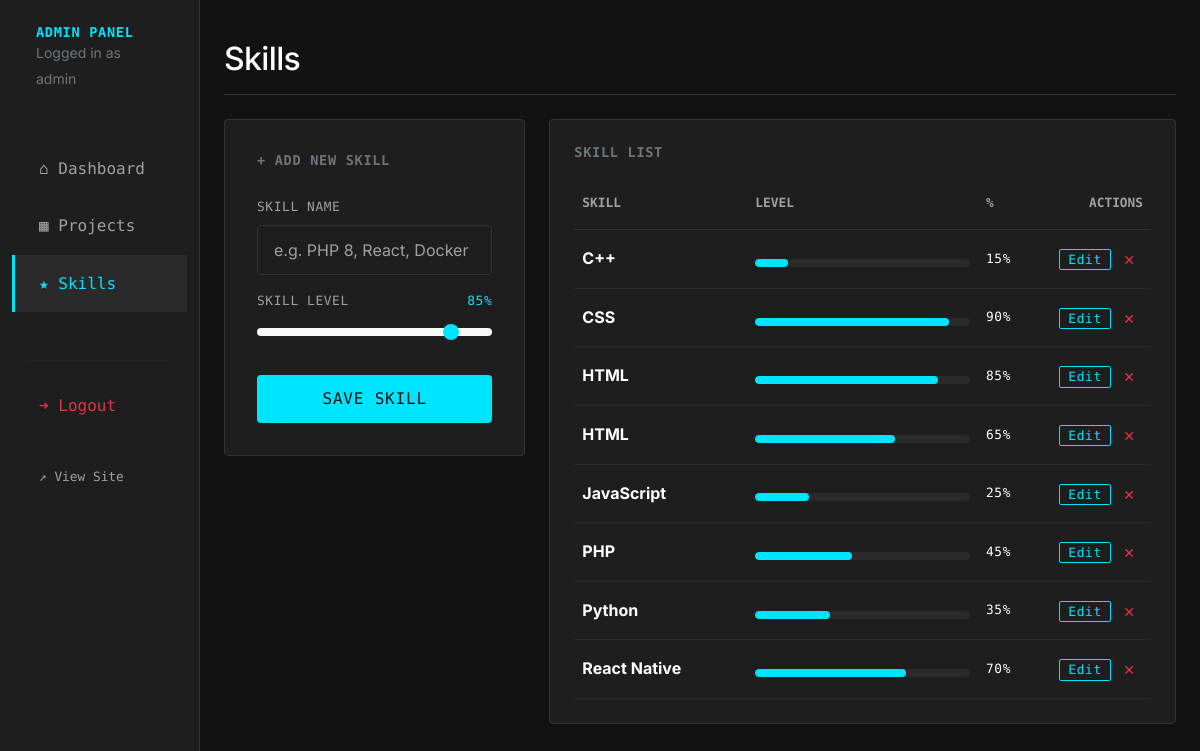
Screenshot of /PORTFOLIO/admin/skills.php (signed in) with the database file from the repository.
### tables this page shows
CREATE TABLE `skills` (
  `id` int(11) NOT NULL,
  `skill_name` varchar(50) NOT NULL,
  `proficiency_percentage` int(11) NOT NULL
);

### PORTFOLIO/admin/skills.php (the view, shortened to what this page needs)
<?php
require_once '../includes/db.php';
require_once '../includes/admin_header.php';
$editData = ['id' => '', 'skill_name' => '', 'proficiency_percentage' => ''];
?>
<div class="d-flex justify-content-between flex-wrap flex-md-nowrap align-items-center pt-3 pb-2 mb-4 border-bottom" style="border-color: var(--border-color) !important;">
    <h1 class="h2">Skills</h1>
</div>
<div class="row g-4">
    <div class="col-lg-4">
        <div class="bento-card">
            <h5 class="mono-text text-uppercase mb-4 text-secondary">
                <?php echo empty($editData['id']) ? '+' : '&#9998;'; ?>
                <?php echo empty($editData['id']) ? 'Add New Skill' : 'Edit Skill'; ?>
            </h5>
            <form method="POST">
                <div class="mb-3">
                    <label class="form-label mono-text text-uppercase" style="font-size: 0.8em; color: var(--text-secondary);">Skill Name</label>
                    <input type="text" name="skill_name" class="form-control" placeholder="e.g. PHP 8, React, Docker" value="<?php echo htmlspecialchars($editData['skill_name']); ?>" required>
                </div>
                <div class="mb-4">
                    <label class="form-label d-flex justify-content-between mono-text text-uppercase" style="font-size: 0.8em; color: var(--text-secondary);">
                        <span>Skill Level</span>
                        <span id="rangeval" style="color:var(--accent-color);"><?php echo empty($editData['id']) ? '85' : $editData['proficiency_percentage']; ?>%</span>
                    </label>
                    <input type="range" name="proficiency_percentage" class="form-range custom-range" min="0" max="100" step="5"
                           value="<?php echo empty($editData['id']) ? '85' : $editData['proficiency_percentage']; ?>"
                           oninput="document.getElementById('rangeval').innerText = this.value + '%'" required>
                </div>
                <button type="submit" name="save_skill" class="btn btn-primary w-100">
                    <?php echo empty($editData['id']) ? 'Save Skill' : 'Update Skill'; ?>
                </button>
            </form>
        </div>
    </div>
    <div class="col-lg-8">
        <div class="admin-table-container">
            <h5 class="mono-text text-uppercase mb-4 text-secondary">Skill List</h5>
            <table class="table admin-table mb-0">
                <thead>
                    <tr>
                        <th width="30%">Skill</th>
                        <th width="40%">Level</th>
                        <th width="10%">%</th>
                        <th class="text-end">Actions</th>
                    </tr>
                </thead>
                <tbody>
                    <?php
                    $stmt = $pdo->query("SELECT * FROM skills ORDER BY skill_name ASC");
                    $skills = $stmt->fetchAll();
                    if (empty($skills)): ?>
                        <tr><td colspan="4" class="text-center text-secondary py-4">No skills added.</td></tr>
                    <?php else:
                        foreach ($skills as $row): ?>
                            <tr>
                                <td class="fw-bold" style="color:var(--text-primary);"><?php echo htmlspecialchars($row['skill_name']); ?></td>
                                <td>
                                    <div class="skill-bar-container w-100">
                                        <div class="skill-bar-fill" style="width: <?php echo $row['proficiency_percentage']; ?>%;"></div>
                                    </div>
                                </td>
                                <td class="mono-text" style="color:var(--accent-color); font-size: 0.8em;">
                                    <?php echo $row['proficiency_percentage']; ?>%
                                </td>
                                <td class="text-end" style="white-space:nowrap;">
                                    <a href="skills.php?edit=<?php echo $row['id']; ?>" class="btn btn-sm btn-outline-primary py-0 px-2 mono-text" style="font-size:0.8em; border-radius:2px;">Edit</a>
                                    <form method="POST" class="d-inline" onsubmit="return confirm('Delete this skill?');">
                                        <button type="submit" class="btn btn-sm text-danger py-0 px-2" style="background:transparent; border:none;">&#10005;</button>
                                    </form>
                                </td>
                            </tr>
                        <?php endforeach;
                    endif; ?>
                </tbody>
            </table>
        </div>
    </div>
</div>
<?php require_once '../includes/admin_footer.php'; ?>

### PORTFOLIO/assets/css/style.css (style rules this page uses)
:root { --bg-primary: #121212; --bg-secondary: #1e1e1e; --bg-tertiary: #2a2a2a; --text-primary: #ffffff; --text-secondary: #a0a0a0; --accent-color: #00e5ff; --accent-hover: #00b8cc; --border-color: #333333; --border-radius: 4px; --transition-speed: 0.3s; --font-body: 'Inter', sans-serif; --font-mono: 'Fira Code', monospace; }
body { background-color: var(--bg-primary); color: var(--text-primary); font-family: var(--font-body); line-height: 1.6; -webkit-font-smoothing: antialiased; -moz-osx-font-smoothing: grayscale; }
h1, h2, h3, h4, h5, h6 { font-weight: 600; color: var(--text-primary); letter-spacing: -0.02em; }
a { color: var(--accent-color); text-decoration: none; transition: color var(--transition-speed) ease; }
.mono-text { font-family: var(--font-mono); font-size: 0.85em; letter-spacing: 0.05em; color: var(--text-secondary); }
.btn-primary { background-color: var(--accent-color); color: var(--bg-primary); border: none; border-radius: var(--border-radius); font-weight: 500; font-family: var(--font-mono); text-transform: uppercase; letter-spacing: 0.05em; padding: 0.75rem 1.5rem; transition: all var(--transition-speed) ease; }
.btn-outline-primary { color: var(--accent-color); border-color: var(--accent-color); border-radius: var(--border-radius); font-family: var(--font-mono); }
.form-control, .form-select { background-color: var(--bg-secondary); border: 1px solid var(--border-color); color: var(--text-primary); border-radius: var(--border-radius); padding: 0.75rem 1rem; }
::placeholder { color: var(--text-secondary) !important; }
.bento-card { background-color: var(--bg-secondary); border: 1px solid var(--border-color); border-radius: var(--border-radius); padding: 2rem; transition: transform var(--transition-speed) ease, border-color var(--transition-speed) ease; }
.skill-bar-container { background-color: var(--bg-tertiary); border-radius: var(--border-radius); height: 8px; overflow: hidden; margin-top: 0.5rem; }
.skill-bar-fill { background-color: var(--accent-color); height: 100%; border-radius: var(--border-radius); }
.admin-table-container { background-color: var(--bg-secondary); border: 1px solid var(--border-color); border-radius: var(--border-radius); padding: 1.5rem; overflow-x: auto; }
.table.admin-table { color: var(--text-primary); --bs-table-bg: transparent; --bs-table-color: var(--text-primary); }
.table.admin-table th { border-bottom: 1px solid var(--border-color); border-top: none; font-family: var(--font-mono); text-transform: uppercase; font-size: 0.8em; color: var(--text-secondary); padding-bottom: 1rem; background-color: transparent !important; }
.table.admin-table td { border-bottom: 1px solid var(--bg-tertiary); vertical-align: middle; padding: 1rem 0.5rem; background-color: transparent !important; color: var(--text-primary) !important; }

### rows the page displays
skills: skill_name "C++", proficiency_percentage "15"
skills: skill_name "CSS", proficiency_percentage "90"
skills: skill_name "HTML", proficiency_percentage "85"
skills: skill_name "HTML", proficiency_percentage "65"
skills: skill_name "JavaScript", proficiency_percentage "25"
skills: skill_name "PHP", proficiency_percentage "45"
skills: skill_name "Python", proficiency_percentage "35"
skills: skill_name "React Native", proficiency_percentage "70"

### other values shown
$_SESSION['admin_username'] "admin"
